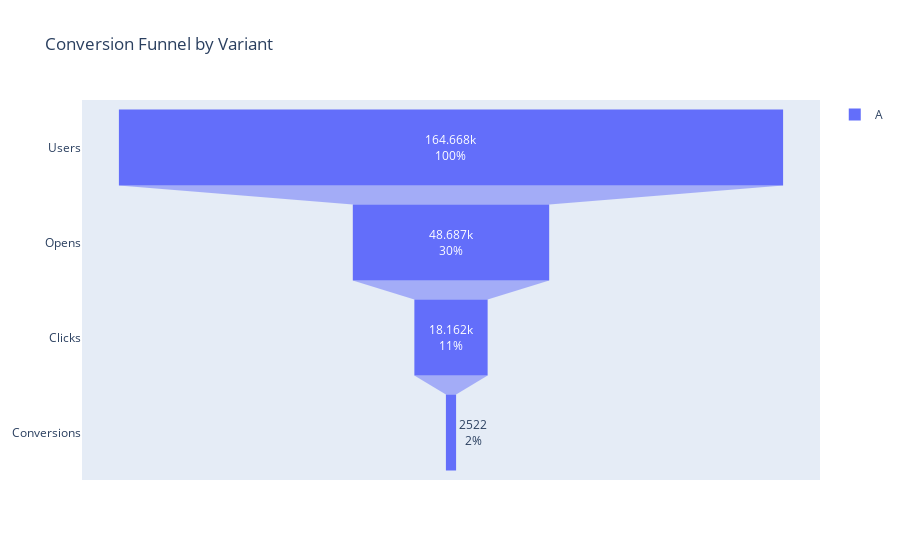
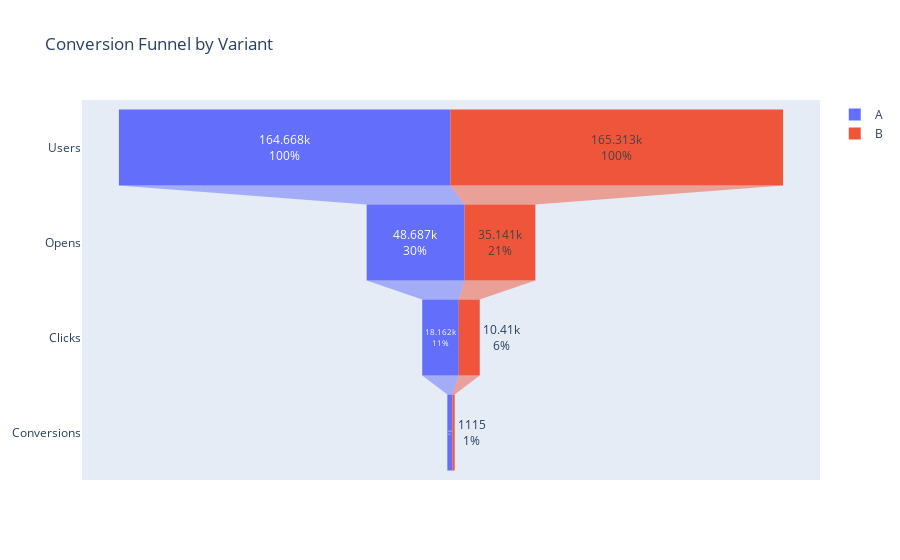
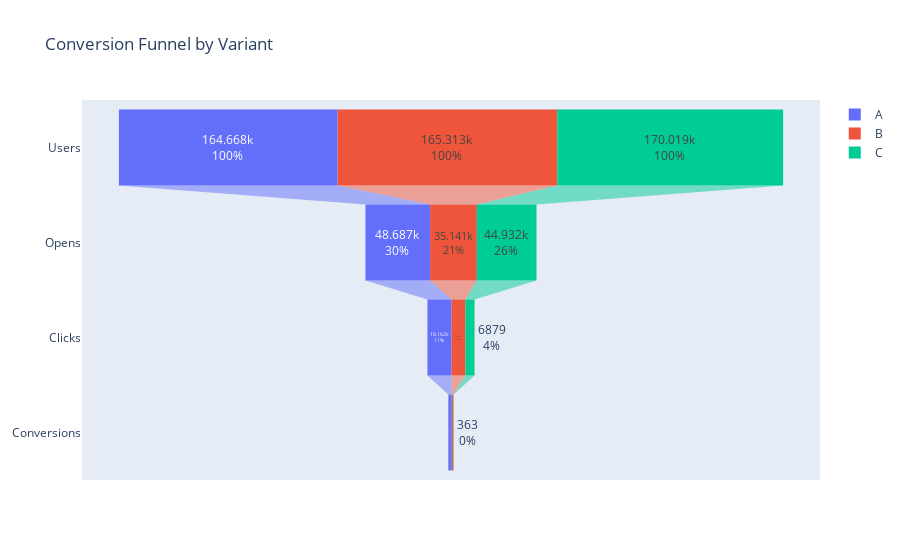

Notebook cell for these charts, in order:
### Code cell
# Conversion funnel using Plotly
funnel_data = []

for variant in variant_metrics['variant']:
    metrics = variant_metrics[variant_metrics['variant'] == variant]
    
    funnel_data.append(go.Funnel(
        name= variant,
        y= ['Users', 'Opens', 'Clicks', 'Conversions'],
        x= [metrics['user_id'].iloc[0], metrics['open'].iloc[0] * metrics['user_id'].iloc[0],
            metrics['click'].iloc[0], metrics['convert'].iloc[0]],
        textinfo="value+percent initial"
    ))

    fig = go.Figure(funnel_data)
    fig.update_layout(title="Conversion Funnel by Variant", showlegend=True)
    fig.show()
    fig.write_image(f"{output_dir}/variant_conversion_funnel.png", scale=2)

### Figure 1 — Plotly figure (JSON) as saved in the notebook; plotly's stock layout.template omitted (floating-point values rounded to 4 significant figures)
{"data": [{"name": "A", "textinfo": "value+percent initial", "type": "funnel", "x": [164668, 48687, 18162, 2522], "y": ["Users", "Opens", "Clicks", "Conversions"]}], "layout": {"showlegend": true, "title": {"text": "Conversion Funnel by Variant"}}}

### Figure 2 — Plotly figure (JSON) as saved in the notebook; plotly's stock layout.template omitted (floating-point values rounded to 4 significant figures)
{"data": [{"name": "A", "textinfo": "value+percent initial", "type": "funnel", "x": [164668, 48687, 18162, 2522], "y": ["Users", "Opens", "Clicks", "Conversions"]}, {"name": "B", "textinfo": "value+percent initial", "type": "funnel", "x": [165313, 35141, 10410, 1115], "y": ["Users", "Opens", "Clicks", "Conversions"]}], "layout": {"showlegend": true, "title": {"text": "Conversion Funnel by Variant"}}}

### Figure 3 — Plotly figure (JSON) as saved in the notebook; plotly's stock layout.template omitted (floating-point values rounded to 4 significant figures)
{"data": [{"name": "A", "textinfo": "value+percent initial", "type": "funnel", "x": [164668, 48687, 18162, 2522], "y": ["Users", "Opens", "Clicks", "Conversions"]}, {"name": "B", "textinfo": "value+percent initial", "type": "funnel", "x": [165313, 35141, 10410, 1115], "y": ["Users", "Opens", "Clicks", "Conversions"]}, {"name": "C", "textinfo": "value+percent initial", "type": "funnel", "x": [170019, 44932, 6879, 363], "y": ["Users", "Opens", "Clicks", "Conversions"]}], "layout": {"showlegend": true, "title": {"text": "Conversion Funnel by Variant"}}}
